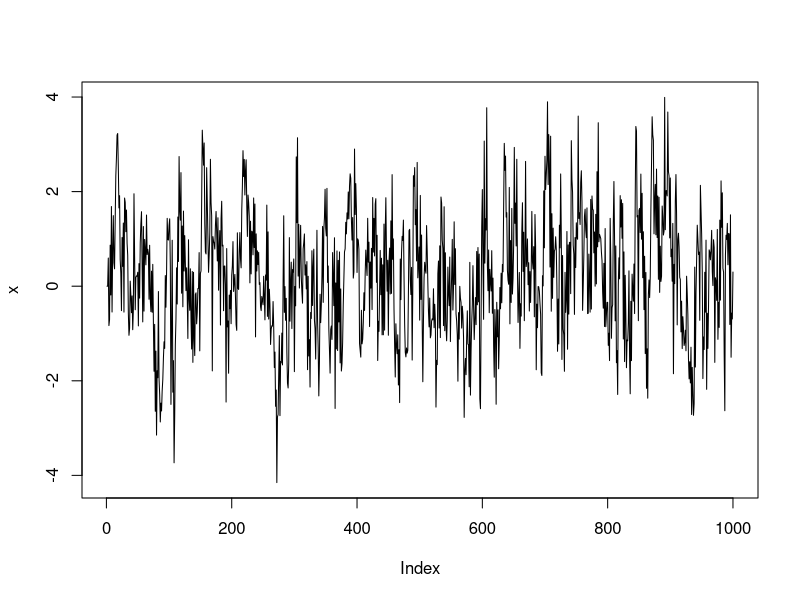
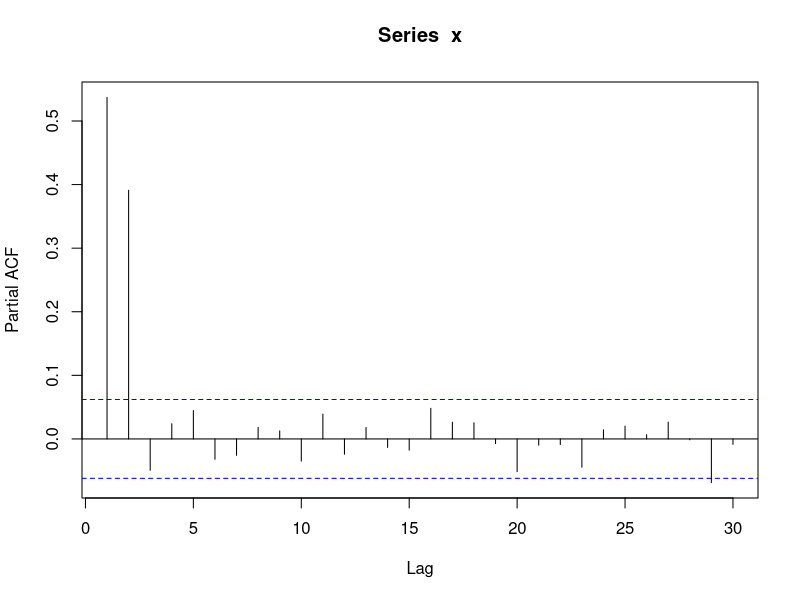
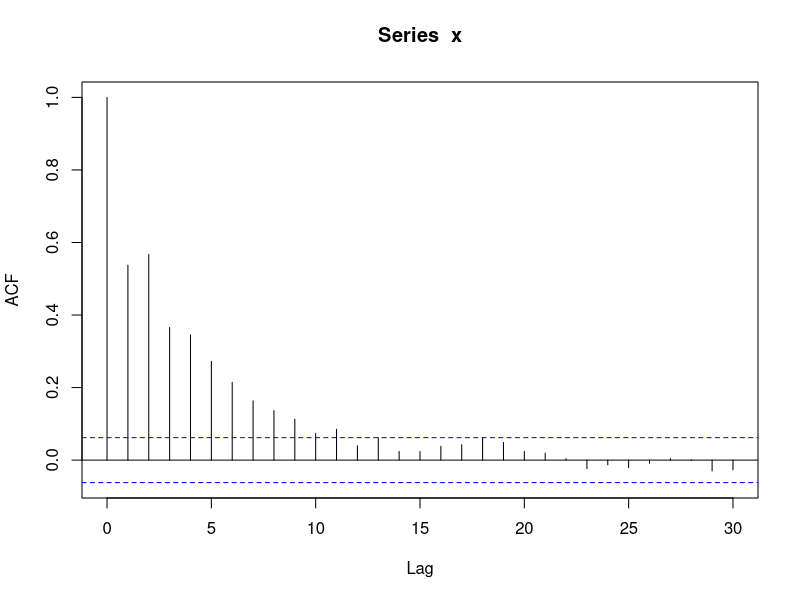
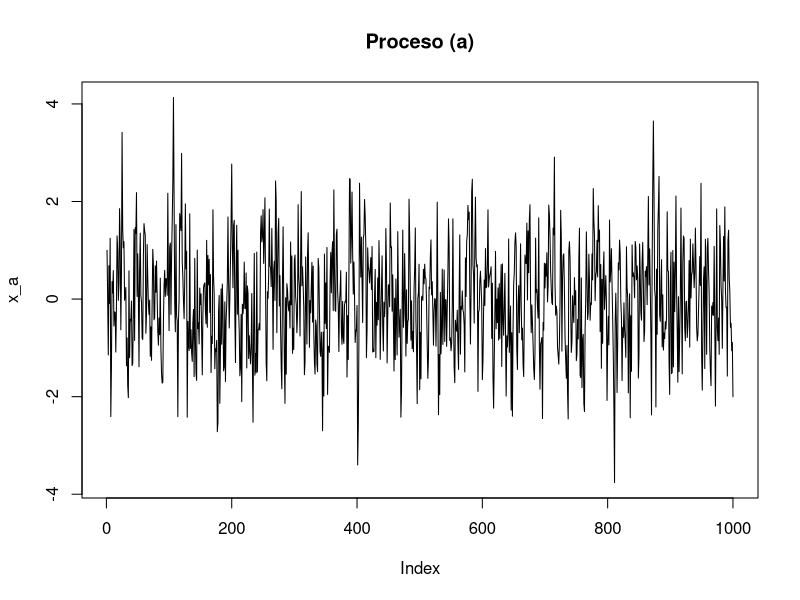
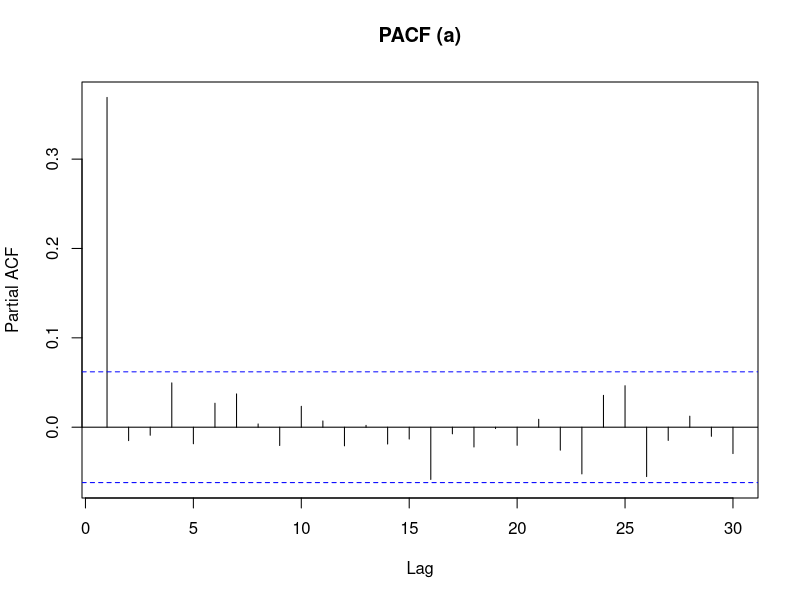
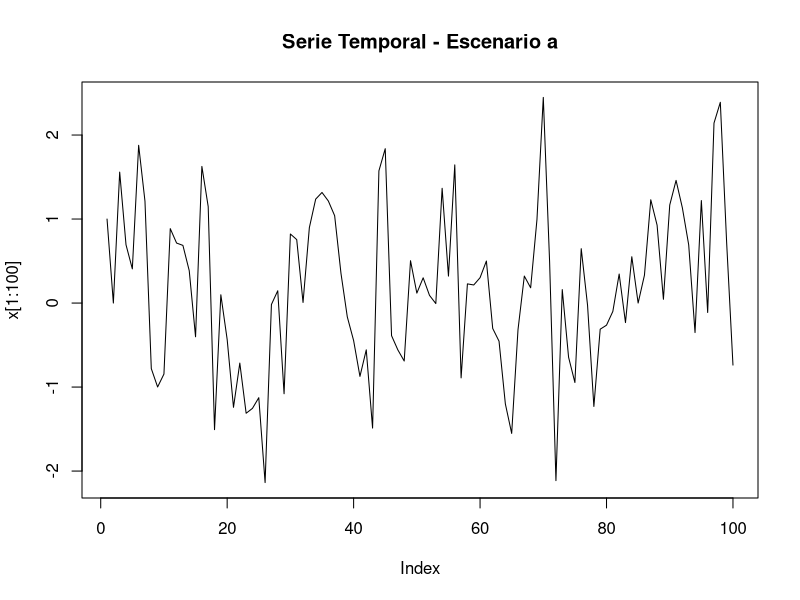
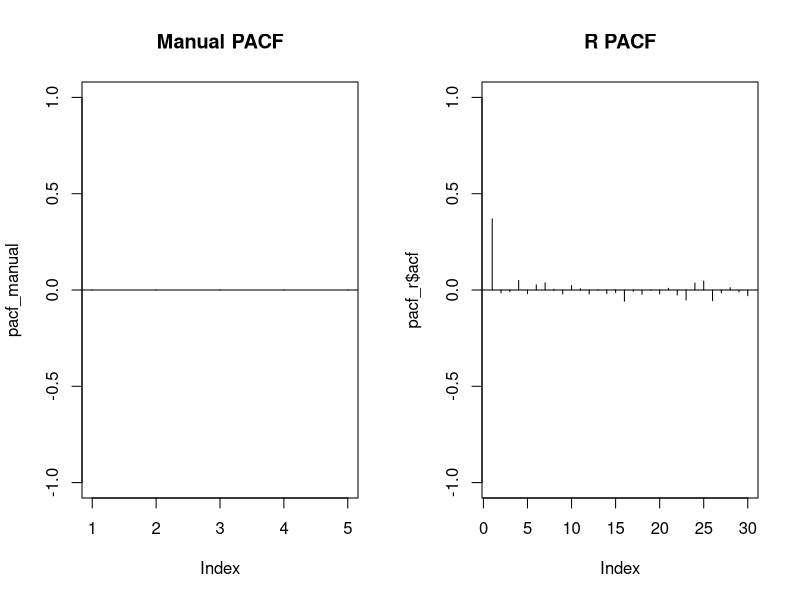
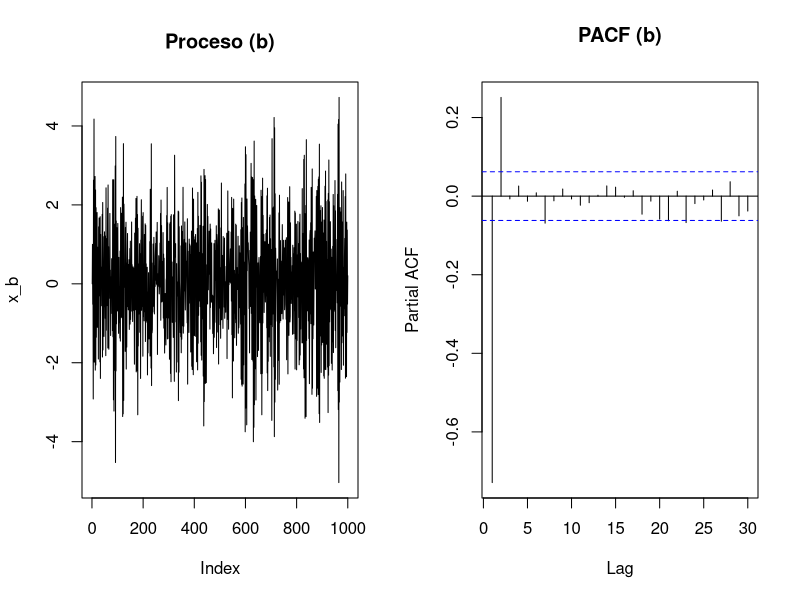

The R source for these figures, in order:
## ---- chunk 1
n <- 1e3
w <- rnorm(n)
x <- numeric(n)
x1 <- numeric(n)
x2 <- numeric(n)
x3 <- numeric(n)

# para x
for(t in 3:n)
  x[t] <- 0.33*x[t-1] + 0.4*x[t-2] + w[t]

plot(x, type = 'l')

# para x1
for(t in 2:n)
  x1[t] <- x[t-1]
head(x)
head(x1)
# para x2
for(t in 3:n)
  x2[t] <- x[t-2]
head(x)
head(x2)
# para x3
for(t in 4:n)
  x3[t] <- x[t-3]
head(x)
head(x3)

# para fi 1
lm(x~x1)
#para fi 2
lm(x~x1+x2)
#para fi 2
lm(x~x1+x2+x3)

# parcial
p <- pacf(x)
p

# total
a <- acf(x)
a




## ---- chunk 2
w_a <- rnorm(n)
x_a <- numeric(n)
x_a[1] <- 1
x_a[2] <- 0
for(t in 3:n) x_a[t] <- 0.4 * x_a[t-1] + w_a[t]
plot(x_a, type = 'l', main = "Proceso (a)")


## ---- chunk 3
pacf_r<- pacf(x_a, main = "PACF (a)")
pacf_r

## ---- chunk 4
# Scenario a: Xt = 0.4Xt−1 + Wt, con X1 = 1 y X2 = 0
set.seed(123)
n <- 1000
w <- rnorm(n)
x <- numeric(n)
x[1] <- 1  # X1 = 1
x[2] <- 0  # X2 = 0

# Generar serie temporal
for (t in 3:n) {
  x[t] <- 0.4 * x[t-1] + w[t]
}

# Preparar matrices para regresión
x1 <- numeric(n)
x1[2:n] <- x[1:(n-1)]

x2 <- numeric(n)
x2[3:n] <- x[1:(n-2)]

x3 <- numeric(n)
x3[4:n] <- x[1:(n-3)]

x4 <- numeric(n)
x4[5:n] <- x[1:(n-4)]

x5 <- numeric(n)
x5[6:n] <- x[1:(n-5)]

# Calcular PACF mediante regresiones
pacf_manual <- numeric(5)
pacf_1 <- lm(x[3:n] ~ x1[3:n])
pacf_2 <- lm(x[4:n] ~ x1[4:n] + x2[4:n])
pacf_3 <- lm(x[5:n] ~ x1[5:n] + x2[5:n] + x3[5:n])
pacf_4 <- lm(x[6:n] ~ x1[6:n] + x2[6:n] + x3[6:n] + x4[6:n])
pacf_5 <- lm(x[7:n] ~ x1[7:n] + x2[7:n] + x3[7:n] + x4[7:n] + x5[7:n])

# Mostrar coeficientes
cat("Scenario a - PACF values:\n")
cat("φ1:", coef(pacf_1)[2], "\n")
cat("φ2:", coef(pacf_2)[3], "\n")
cat("φ3:", coef(pacf_3)[4], "\n")
cat("φ4:", coef(pacf_4)[5], "\n")
cat("φ5:", coef(pacf_5)[6], "\n")

# Gráfico de la serie temporal
plot(x[1:100], type='l', main='Serie Temporal - Escenario a')
## ---- chunk 5
# Comparación
cat("Scenario a - PACF Comparison:\n")
cat("Manual PACF values:\n")
print(pacf_manual)
cat("\nR PACF values:\n")
print(pacf_r$acf)

# Gráfico comparativo
par(mfrow=c(1,2))
plot(pacf_manual, type='h', main='Manual PACF', ylim=c(-1,1))
abline(h=0)
plot(pacf_r$acf, type='h', main='R PACF', ylim=c(-1,1))
abline(h=0)
## ---- chunk 6
w_b <- rnorm(n)
x_b <- numeric(n)
x_b[1] <- 0
x_b[2] <- 1
for(t in 3:n) x_b[t] <- 0.3 * x_b[t-2] - 0.5 * x_b[t-1] + w_b[t]

plot(x_b, type = 'l', main = "Proceso (b)")

## ---- chunk 7
pacf_l<-pacf(x_b, main = "PACF (b)")

## ---- chunk 8
# Scenario b: Xt = 0.3Xt−2 − 0.5Xt−1 + Wt, con X1 = 0 y X2 = 1
set.seed(123)
n <- 1000
w <- rnorm(n)
x <- numeric(n)
x[1] <- 0  # X1 = 0
x[2] <- 1  # X2 = 1

# Generar serie temporal
for (t in 3:n) {
  x[t] <- 0.3 * x[t-2] - 0.5 * x[t-1] + w[t]
}

# Preparar matrices para regresión
x1 <- numeric(n)
x1[2:n] <- x[1:(n-1)]

x2 <- numeric(n)
x2[3:n] <- x[1:(n-2)]

x3 <- numeric(n)
x3[4:n] <- x[1:(n-3)]

x4 <- numeric(n)
x4[5:n] <- x[1:(n-4)]

x5 <- numeric(n)
x5[6:n] <- x[1:(n-5)]

# Calcular PACF mediante regresiones
pacf_manual2 <- numeric(5)
pacf_1 <- lm(x[3:n] ~ x1[3:n])
pacf_2 <- lm(x[4:n] ~ x1[4:n] + x2[4:n])
pacf_3 <- lm(x[5:n] ~ x1[5:n] + x2[5:n] + x3[5:n])
pacf_4 <- lm(x[6:n] ~ x1[6:n] + x2[6:n] + x3[6:n] + x4[6:n])
pacf_5 <- lm(x[7:n] ~ x1[7:n] + x2[7:n] + x3[7:n] + x4[7:n] + x5[7:n])

# Mostrar coeficientes
cat("Scenario b - PACF values:\n")
cat("φ1:", coef(pacf_1)[2], "\n")
cat("φ2:", coef(pacf_2)[3], "\n")
cat("φ3:", coef(pacf_3)[4], "\n")
cat("φ4:", coef(pacf_4)[5], "\n")
cat("φ5:", coef(pacf_5)[6], "\n")

# Gráfico de la serie temporal
plot(x[1:100], type='l', main='Serie Temporal - Escenario b')
## ---- chunk 9
# Comparación
cat("Scenario b - PACF Comparison:\n")
cat("Manual PACF values:\n")
print(pacf_manual2)
cat("\nR PACF values:\n")
print(pacf_l$acf)

# Gráfico comparativo
par(mfrow=c(1,2))
plot(pacf_manual2, type='h', main='Manual PACF', ylim=c(-1,1))
abline(h=0)
plot(pacf_l$acf, type='h', main='R PACF', ylim=c(-1,1))
abline(h=0)
## ---- chunk 10
w_c <- rnorm(n)
x_c <- numeric(n)
x_c[1] <- 0
x_c[2] <- 0
for(t in 3:n) x_c[t] <- 0.7 * x_c[t-1] + w_c[t]
plot(x_c, type = 'l', main = "Proceso (c)")


## ---- chunk 11
pacf_m <- pacf(x_c, main = "PACF (c)")

## ---- chunk 12
# Scenario c: Xt = 0.7Xt−1 + Wt, con X1 = 0 y X2 = 0
set.seed(123)
n <- 1000
w <- rnorm(n)
x <- numeric(n)
x[1] <- 0  # X1 = 0
x[2] <- 0  # X2 = 0

# Generar serie temporal
for (t in 3:n) {
  x[t] <- 0.7 * x[t-1] + w[t]
}

# Preparar matrices para regresión
x1 <- numeric(n)
x1[2:n] <- x[1:(n-1)]

x2 <- numeric(n)
x2[3:n] <- x[1:(n-2)]

x3 <- numeric(n)
x3[4:n] <- x[1:(n-3)]

x4 <- numeric(n)
x4[5:n] <- x[1:(n-4)]

x5 <- numeric(n)
x5[6:n] <- x[1:(n-5)]

# Calcular PACF mediante regresiones
pacf_manual3 <- numeric(5)
pacf_1 <- lm(x[3:n] ~ x1[3:n])
pacf_2 <- lm(x[4:n] ~ x1[4:n] + x2[4:n])
pacf_3 <- lm(x[5:n] ~ x1[5:n] + x2[5:n] + x3[5:n])
pacf_4 <- lm(x[6:n] ~ x1[6:n] + x2[6:n] + x3[6:n] + x4[6:n])
pacf_5 <- lm(x[7:n] ~ x1[7:n] + x2[7:n] + x3[7:n] + x4[7:n] + x5[7:n])

# Mostrar coeficientes
cat("Scenario c - PACF values:\n")
cat("φ1:", coef(pacf_1)[2], "\n")
cat("φ2:", coef(pacf_2)[3], "\n")
cat("φ3:", coef(pacf_3)[4], "\n")
cat("φ4:", coef(pacf_4)[5], "\n")
cat("φ5:", coef(pacf_5)[6], "\n")

# Gráfico de la serie temporal
plot(x[1:100], type='l', main='Serie Temporal - Escenario c')
## ---- chunk 13
# Comparación
cat("Scenario c - PACF Comparison:\n")
cat("Manual PACF values:\n")
print(pacf_manual3)
cat("\nR PACF values:\n")
print(pacf_m$acf)

# Gráfico comparativo
par(mfrow=c(1,2))
plot(pacf_manual3, type='h', main='Manual PACF', ylim=c(-1,1))
abline(h=0)
plot(pacf_m$acf, type='h', main='R PACF', ylim=c(-1,1))
abline(h=0)
## ---- chunk 14
w_d <- rnorm(n)
x_d <- numeric(n)
x_d[1] <- 1
x_d[2] <- 0
for(t in 3:n) x_d[t] <- 0.2 * x_d[t-1] + 0.3 * x_d[t-2] + w_d[t]
plot(x_d, type = 'l', main = "Proceso (d)")

## ---- chunk 15
pacf_n <- pacf(x_d, main = "PACF (d)")
## ---- chunk 16
# Scenario d: Xt = 0.2Xt−1 + 0.3Xt−2 + Wt, con X1 = 1 y X2 = 0
set.seed(123)
n <- 1000
w <- rnorm(n)
x <- numeric(n)
x[1] <- 1  # X1 = 1
x[2] <- 0  # X2 = 0

# Generar serie temporal
for (t in 3:n) {
  x[t] <- 0.2 * x[t-1] + 0.3 * x[t-2] + w[t]
}

# Preparar matrices para regresión
x1 <- numeric(n)
x1[2:n] <- x[1:(n-1)]

x2 <- numeric(n)
x2[3:n] <- x[1:(n-2)]

x3 <- numeric(n)
x3[4:n] <- x[1:(n-3)]

x4 <- numeric(n)
x4[5:n] <- x[1:(n-4)]

x5 <- numeric(n)
x5[6:n] <- x[1:(n-5)]

# Calcular PACF mediante regresiones
pacf_manual4 <- numeric(5)
pacf_1 <- lm(x[3:n] ~ x1[3:n])
pacf_2 <- lm(x[4:n] ~ x1[4:n] + x2[4:n])
pacf_3 <- lm(x[5:n] ~ x1[5:n] + x2[5:n] + x3[5:n])
pacf_4 <- lm(x[6:n] ~ x1[6:n] + x2[6:n] + x3[6:n] + x4[6:n])
pacf_5 <- lm(x[7:n] ~ x1[7:n] + x2[7:n] + x3[7:n] + x4[7:n] + x5[7:n])

# Mostrar coeficientes
cat("Scenario d - PACF values:\n")
cat("φ1:", coef(pacf_1)[2], "\n")
cat("φ2:", coef(pacf_2)[3], "\n")
cat("φ3:", coef(pacf_3)[4], "\n")
cat("φ4:", coef(pacf_4)[5], "\n")
cat("φ5:", coef(pacf_5)[6], "\n")

# Gráfico de la serie temporal
plot(x[1:100], type='l', main='Serie Temporal - Escenario d')
## ---- chunk 17
# Comparación
cat("Scenario d - PACF Comparison:\n")
cat("Manual PACF values:\n")
print(pacf_manual4)
cat("\nR PACF values:\n")
print(pacf_n$acf)

# Gráfico comparativo
par(mfrow=c(1,2))
plot(pacf_manual4, type='h', main='Manual PACF', ylim=c(-1,1))
abline(h=0)
plot(pacf_n$acf, type='h', main='R PACF', ylim=c(-1,1))
abline(h=0)
